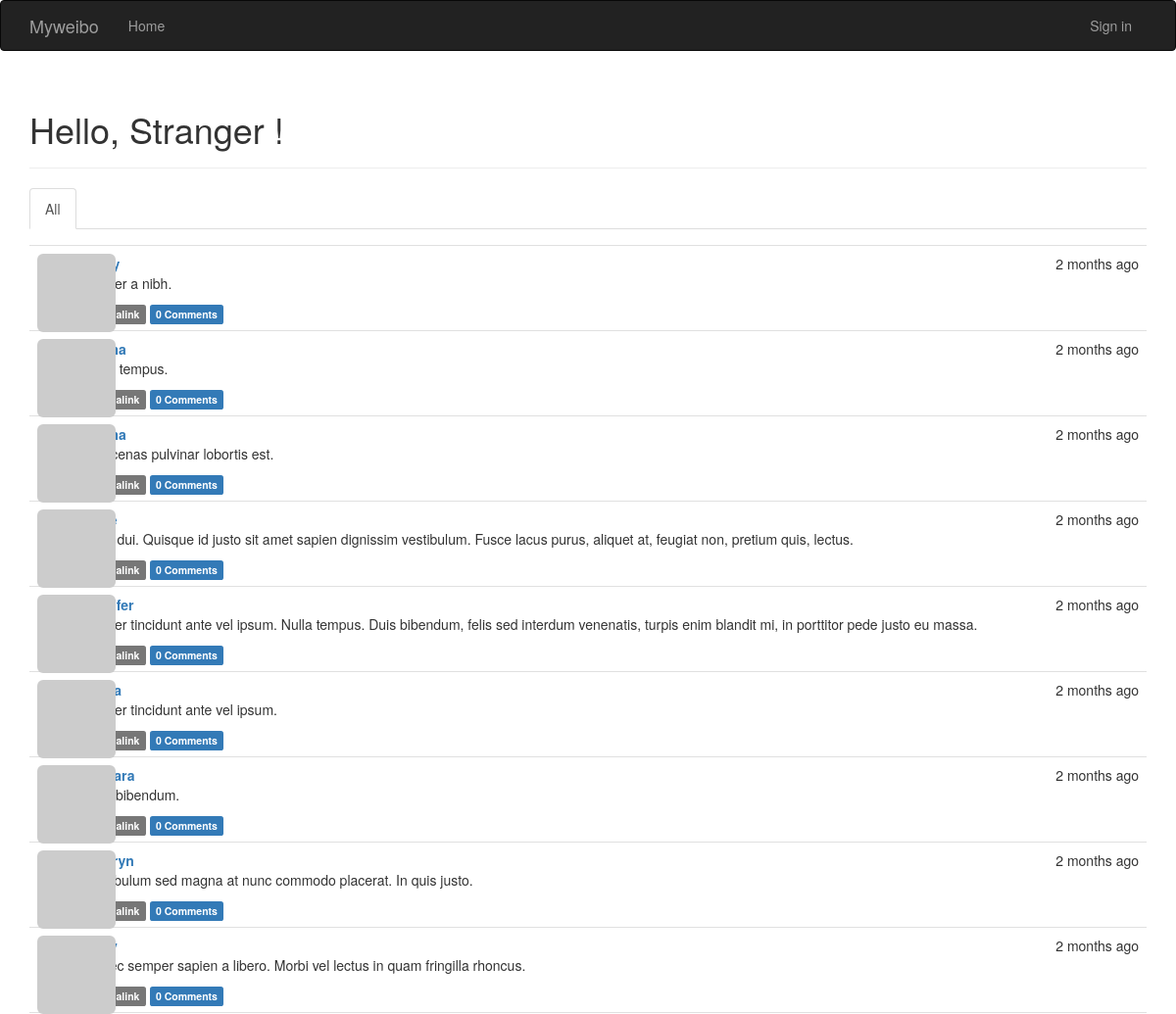
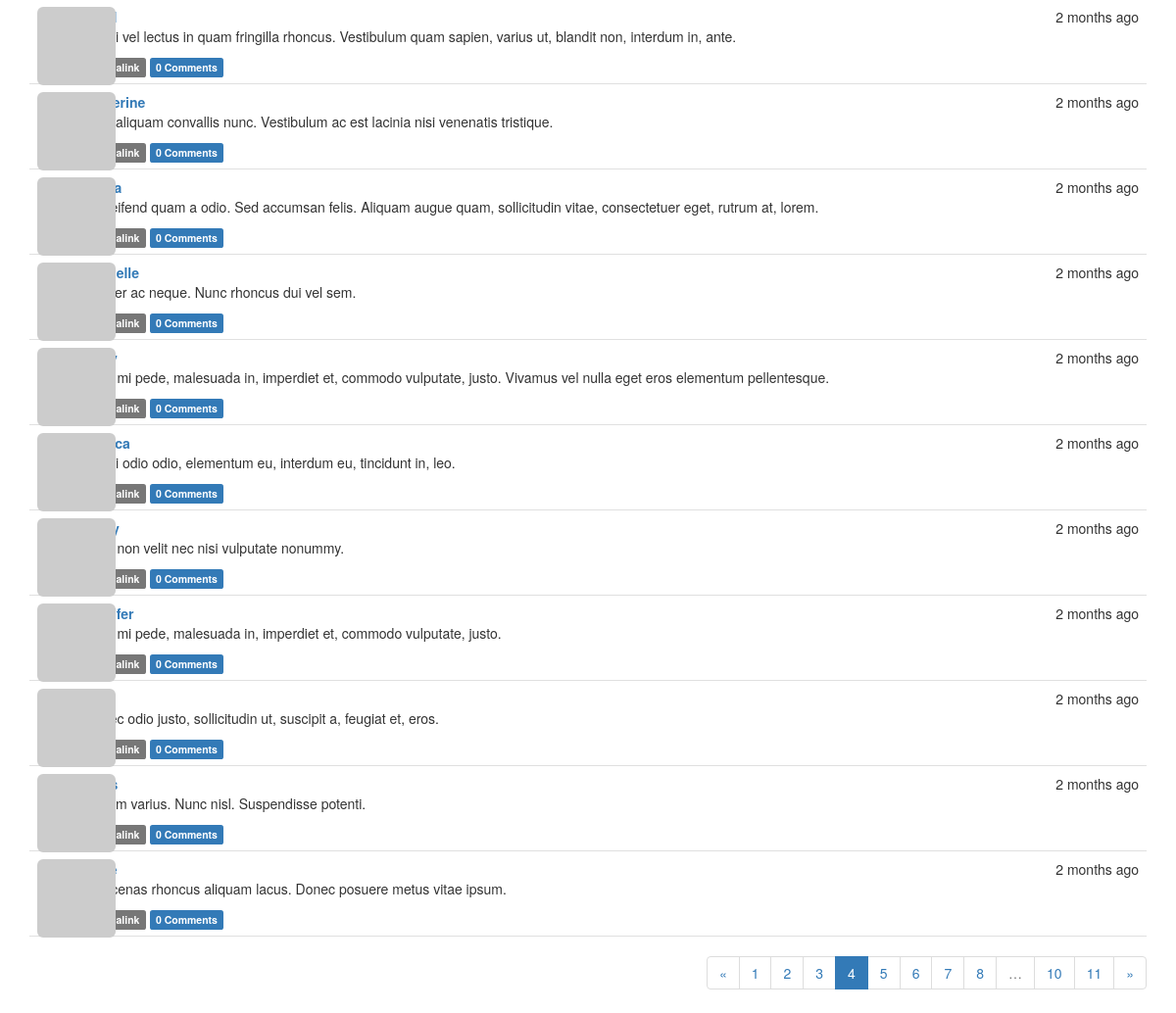
/?page=4, run on the app's committed database (2 pictures, top to bottom).
### app/models.py (models this page shows, shortened)
class Post(db.Model):
    __tablename__ = 'posts'
    id = db.Column(db.Integer, primary_key=True)
    body = db.Column(db.Text)
    body_html = db.Column(db.Text)
    timestamp = db.Column(db.DateTime, index=True, default=datetime.utcnow)
    author_id = db.Column(db.Integer, db.ForeignKey('users.id'))
    comments = db.relationship('Comment', backref='post', lazy='dynamic')

### app/main/views.py (the view)
@main.route('/', methods=['GET', 'POST'])
def index():
    form = PostForm()
    if current_user.can(Permission.WRITE_ARTICLES) and form.validate_on_submit():
        post = Post(body=form.body.data,
                    author=current_user._get_current_object())
        db.session.add(post)
        return redirect(url_for('.index'))
    page = request.args.get('page', 1, type=int)
    show_followed = False
    if current_user.is_authenticated:
        show_followed = bool(request.cookies.get('show_followed', ''))
    if show_followed:
        query = current_user.followed_posts
    else:
        query = Post.query
    pagination = query.order_by(Post.timestamp.desc()).paginate(
            page, per_page=current_app.config['FLASK_POSTS_PER_PAGE'],
            error_out=False)
    posts = pagination.items
    return render_template('index.html', form=form, posts=posts,
                           show_followed=show_followed, pagination=pagination)

### app/auth/views.py (called while the page is built)
@auth.before_app_request
def before_request():
    if current_user.is_authenticated:
        current_user.ping()
        if not current_user.confirmed and request.endpoint[:5] != 'auth.' and request.endpoint != 'static':
            return redirect(url_for('auth.unconfirmed'))

@auth.before_app_request
def before_request():
    if current_user.is_authenticated and not current_user.confirmed \
            and request.endpoint[:5] != 'auth.' and request.endpoint != 'static':
        return redirect(url_for('auth.unconfirmed'))

### app/main/__init__.py (called while the page is built)
@main.app_context_processor
def inject_permissions():
    return dict(Permission=Permission)

### app/models.py (called while the page is built)
    def gravatar(self, size=100, default='identicon', rating='g'):
        url = 'http://secure.gravatar.com/avatar'
        hash = self.avatar_hash or hashlib.md5(self.email.encode('utf-8')).hexdigest()
        return '{url}/{hash}?s={size}&d={default}&r={rating}'.format(url=url, hash=hash,
                                                                     size=size, default=default,
                                                                     rating=rating)

    def can(self, permissions):
        return False

    def is_administrator(self):
        return False

### app/templates/index.html (shortened to what this page needs)
{% extends "base.html" %}
{% import "bootstrap/wtf.html" as wtf %}
{% import "_macros.html" as macros %}
{% block page_content %}
<div class="page-header">
    <h1>Hello,
        {% if current_user.is_authenticated %}
            {{ current_user.username }}
        {% else %}
            Stranger
        {% endif %}!
    </h1>
</div>
<div class="post-tabs">
    <ul class="nav nav-tabs">
        <li{% if not show_followed %} class="active"{% endif %}><a href="{{ url_for('.show_all') }}">All</a></li>
    </ul>
    {% include '_posts.html' %}
</div>
{% if pagination %}
<div class="pagination">
    {{ macros.pagination_widget(pagination, '.index') }}
</div>
{% endif %}
{% endblock %}

### app/templates/_posts.html (shortened to what this page needs)
<ul class="posts">
    {% for post in posts %}
    <li class="post">
        <div class="profile-thumbnail">
            <a href="{{ url_for('.user', username=post.author.username) }}">
                <img class="img-rounded profile-thumbnail" src="{{ post.author.gravatar(size=40) }}">
            </a>
        </div>
        <div class="post-content">
            <div class="post-date">{{ moment(post.timestamp).fromNow() }}</div>
            <div class="post-author"><a href="{{ url_for('.user',username=post.author.username) }}">{{ post.author.username }}</a></div>
            <div class="post-body">
                {% if post.body_html %}
                    {{ post.body_html | safe }}
                {% else %}
                    {{ post.body }}
                {% endif %}
            </div>
            <div class="post-footer">
                <a href="{{ url_for('.post', id=post.id) }}">
                    <span class="label label-default">Permalink</span>
                </a>
                <a href="{{ url_for('.post', id=post.id) }}#comments">
                    <span class="label label-primary">{{ post.comments.count() }} Comments</span>
                </a>
            </div>
        </div>
    </li>
    {% endfor %}
</ul>

### app/static/styles.css (style rules this page uses)
.profile-thumbnail { position: absolute; }
ul.posts { list-style-type: none; padding: 0px; margin: 16px 0px 0px 0px; border-top: 1px solid #e0e0e0; }
ul.posts li.post { padding: 8px; border-bottom: 1px solid #e0e0e0; }
div.post-date { float: right; }
div.post-author { font-weight: bold; }
div.post-content { margin-left: 48px; min-height: 48px; }
div.pagination { width: 100%; text-align: right; padding: 0px; margin: 0px; }

### data on the page
Post: timestamp "2 months ago", body_html "Integer a nibh.", comments.count "0"
Post: timestamp "2 months ago", body_html "Nulla tempus.", comments.count "0"
Post: timestamp "2 months ago", body_html "Maecenas pulvinar lobortis est.", comments.count "0"
Post: timestamp "2 months ago", body_html "Nam dui. Quisque id justo sit amet sapien dignissim vestibulum. Fusce lacus purus, aliquet at, feugiat non, pretium quis, lectus.", comments.count "0"
Post: timestamp "2 months ago", body_html "Integer tincidunt ante vel ipsum. Nulla tempus. Duis bibendum, felis sed interdum venenatis, turpis enim blandit mi, in porttitor pede justo eu massa.", comments.count "0"
Post: timestamp "2 months ago", body_html "Integer tincidunt ante vel ipsum.", comments.count "0"
Post: timestamp "2 months ago", body_html "Duis bibendum.", comments.count "0"
Post: timestamp "2 months ago", body_html "Vestibulum sed magna at nunc commodo placerat. In quis justo.", comments.count "0"
Post: timestamp "2 months ago", body_html "Donec semper sapien a libero. Morbi vel lectus in quam fringilla rhoncus.", comments.count "0"
Post: timestamp "2 months ago", body_html "Morbi vel lectus in quam fringilla rhoncus. Vestibulum quam sapien, varius ut, blandit non, interdum in, ante.", comments.count "0"
Post: timestamp "2 months ago", body_html "Duis aliquam convallis nunc. Vestibulum ac est lacinia nisi venenatis tristique.", comments.count "0"
Post: timestamp "2 months ago", body_html "In eleifend quam a odio. Sed accumsan felis. Aliquam augue quam, sollicitudin vitae, consectetuer eget, rutrum at, lorem.", comments.count "0"
Post: timestamp "2 months ago", body_html "Integer ac neque. Nunc rhoncus dui vel sem.", comments.count "0"
Post: timestamp "2 months ago", body_html "Cras mi pede, malesuada in, imperdiet et, commodo vulputate, justo. Vivamus vel nulla eget eros elementum pellentesque.", comments.count "0"
Post: timestamp "2 months ago", body_html "Morbi odio odio, elementum eu, interdum eu, tincidunt in, leo.", comments.count "0"
Post: timestamp "2 months ago", body_html "Cras non velit nec nisi vulputate nonummy.", comments.count "0"
Post: timestamp "2 months ago", body_html "Cras mi pede, malesuada in, imperdiet et, commodo vulputate, justo.", comments.count "0"
Post: timestamp "2 months ago", body_html "Donec odio justo, sollicitudin ut, suscipit a, feugiat et, eros.", comments.count "0"
Post: timestamp "2 months ago", body_html "Nullam varius. Nunc nisl. Suspendisse potenti.", comments.count "0"
Post: timestamp "2 months ago", body_html "Maecenas rhoncus aliquam lacus. Donec posuere metus vitae ipsum.", comments.count "0"

### other printed values
{{ p }} "1" "2" "3" "5" "6" "7" "8" "10" "11"
{{ p }} "4"
